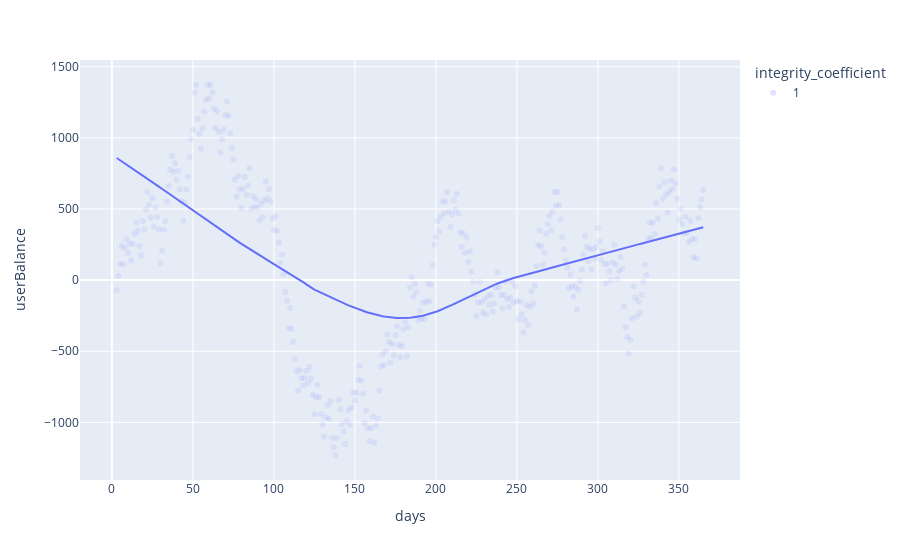

Here is the notebook cell this chart was saved with:
### Code cell
# fig_df = df.query()
fig_df = df

fig = px.scatter(
    fig_df,
    x=fig_df.days,
    y=fig_df.userBalance,
    color=fig_df.integrity_coefficient.astype(str),
    opacity=0.1,
    trendline="lowess",
    labels={'color': 'integrity_coefficient'}
)

fig.show()

### Figure 1 — Plotly figure (JSON) as saved in the notebook; plotly's stock layout.template omitted (floating-point values rounded to 4 significant figures; data arrays with more than 128 entries replaced by an {"elided": "..."} marker saying what was removed)
{"data": [{"hovertemplate": "integrity_coefficient=1<br>days=%{x}<br>userBalance=%{y}<extra></extra>", "legendgroup": "1", "marker": {"color": "#636efa", "opacity": 0.1, "symbol": "circle"}, "mode": "markers", "name": "1", "orientation": "v", "showlegend": true, "type": "scatter", "x": {"elided": "363 int values"}, "xaxis": "x", "y": {"elided": "363 float values"}, "yaxis": "y"}, {"hovertemplate": "<b>LOWESS trendline</b><br><br>integrity_coefficient=1<br>days=%{x}<br>userBalance=%{y} <b>(trend)</b><extra></extra>", "legendgroup": "1", "marker": {"color": "#636efa", "symbol": "circle"}, "mode": "lines", "name": "1", "showlegend": false, "type": "scatter", "x": {"elided": "363 int values"}, "xaxis": "x", "y": {"elided": "363 float values"}, "yaxis": "y"}], "layout": {"legend": {"title": {"text": "integrity_coefficient"}, "tracegroupgap": 0}, "margin": {"t": 60}, "xaxis": {"anchor": "y", "domain": [0, 1], "title": {"text": "days"}}, "yaxis": {"anchor": "x", "domain": [0, 1], "title": {"text": "userBalance"}}}}
